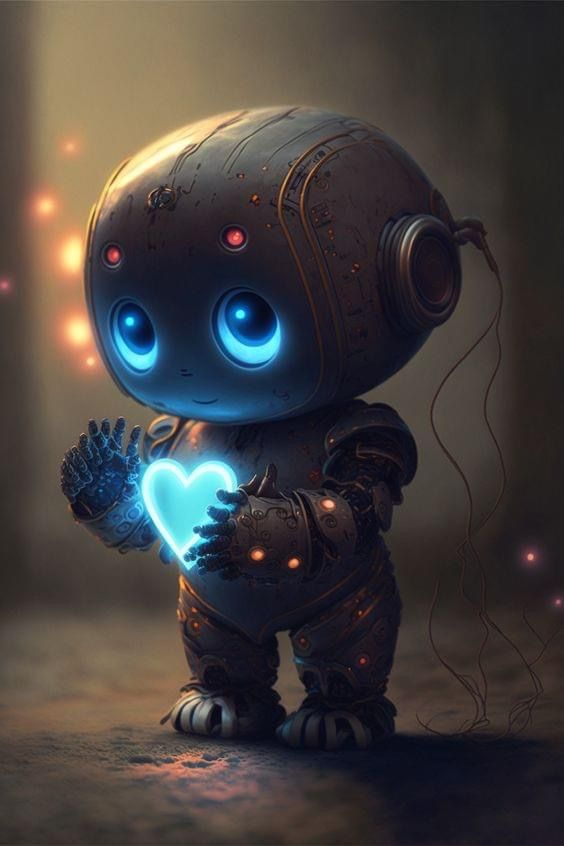
#> input picture sec_5/robot.jpg, 564 x 846 px
$ python resizing_img.py
#> lines starting #> are read from the running program, lines starting #| are printed output that depends on the picture
import cv2

original_img = cv2.imread('robot.jpg')
#> original_img is the input picture: shape (846, 564, 3); mean B, G, R 62.4, 63.9, 69
cv2.imshow('My Img', original_img)


gray_img = cv2.imread('robot.jpg', 0)
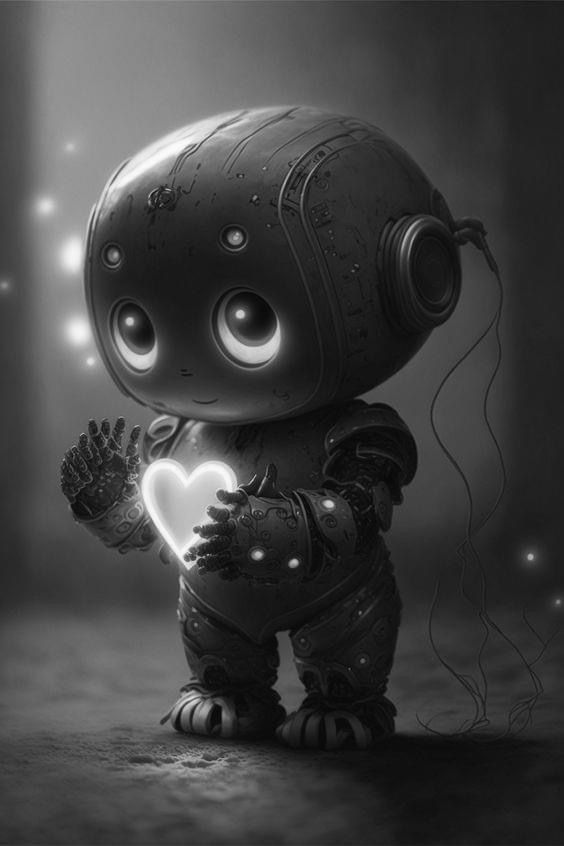
#> gray_img: shape (846, 564); min 3, max 254, mean 65.2
cv2.imshow('gray img', gray_img)


half_img = cv2.resize(original_img, (0, 0), fx=0.5, fy=0.5)
cv2.imshow('half size', half_img)


scale_img = cv2.resize(original_img, (500, 600))
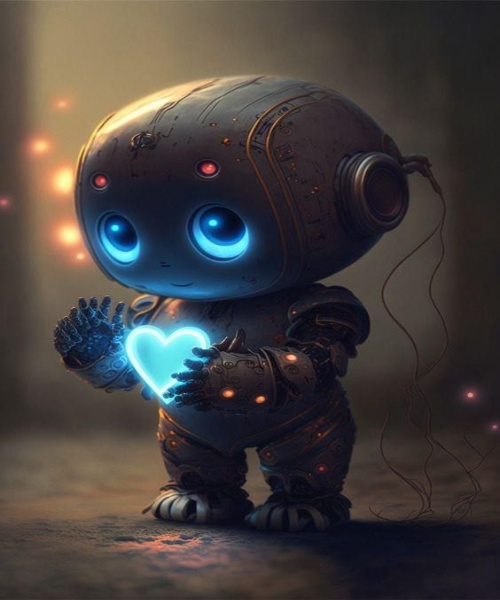
#> scale_img: shape (600, 500, 3); mean B, G, R 62.3, 63.8, 68.9
cv2.imshow('scale_img', scale_img)


stretch_img = cv2.resize(original_img, (500, 600), interpolation=cv2.INTER_NEAREST)
cv2.imshow('stretch_img', stretch_img)

cv2.waitKey()
cv2.destroyAllWindows()
